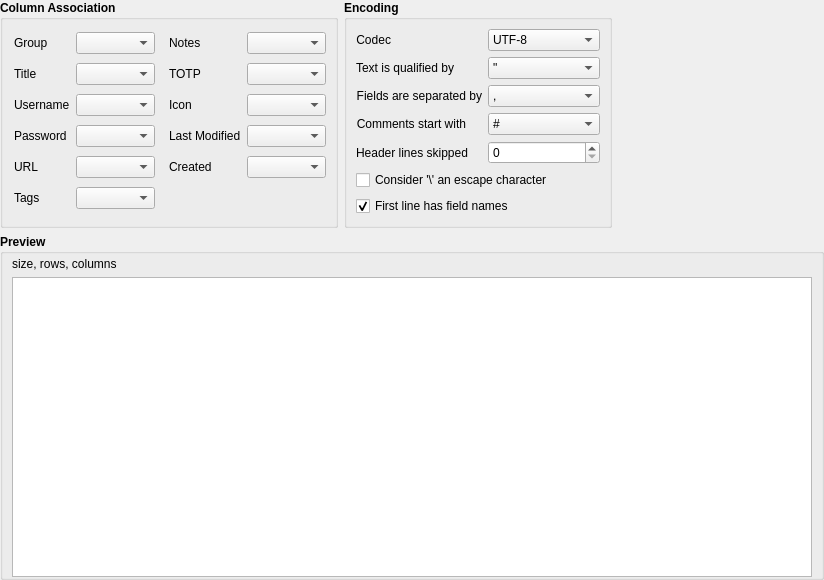
<?xml version="1.0" encoding="UTF-8"?>
<ui version="4.0">
 <class>CsvImportWidget</class>
 <widget class="QWidget" name="CsvImportWidget">
  <property name="geometry">
   <rect>
    <x>0</x>
    <y>0</y>
    <width>820</width>
    <height>523</height>
   </rect>
  </property>
  <property name="windowTitle">
   <string/>
  </property>
  <layout class="QVBoxLayout" name="verticalLayout_2">
   <property name="leftMargin">
    <number>0</number>
   </property>
   <property name="topMargin">
    <number>0</number>
   </property>
   <property name="rightMargin">
    <number>0</number>
   </property>
   <property name="bottomMargin">
    <number>0</number>
   </property>
   <item>
    <layout class="QHBoxLayout" name="parserOptionsLayout">
     <item>
      <widget class="QGroupBox" name="ColumnAssociation">
       <property name="font">
        <font>
         <weight>75</weight>
         <bold>true</bold>
        </font>
       </property>
       <property name="title">
        <string>Column Association</string>
       </property>
       <layout class="QGridLayout" name="gridLayout">
        <item row="4" column="1">
         <widget class="VaultComboBox" name="urlCombo">
          <property name="maximumSize">
           <size>
            <width>200</width>
            <height>16777215</height>
           </size>
          </property>
          <property name="sizeAdjustPolicy">
           <enum>QComboBox::AdjustToContents</enum>
          </property>
         </widget>
        </item>
        <item row="2" column="1">
         <widget class="VaultComboBox" name="usernameCombo">
          <property name="maximumSize">
           <size>
            <width>200</width>
            <height>16777215</height>
           </size>
          </property>
          <property name="sizeAdjustPolicy">
           <enum>QComboBox::AdjustToContents</enum>
          </property>
         </widget>
        </item>
        <item row="0" column="0">
         <widget class="QLabel" name="groupLabel">
          <property name="font">
           <font>
            <weight>50</weight>
            <bold>false</bold>
           </font>
          </property>
          <property name="text">
           <string>Group</string>
          </property>
          <property name="alignment">
           <set>Qt::AlignLeading|Qt::AlignLeft|Qt::AlignVCenter</set>
          </property>
          <property name="indent">
           <number>2</number>
          </property>
         </widget>
        </item>
        <item row="0" column="3">
         <widget class="QLabel" name="notesLabel">
          <property name="font">
           <font>
            <weight>50</weight>
            <bold>false</bold>
           </font>
          </property>
          <property name="text">
           <string>Notes</string>
          </property>
          <property name="alignment">
           <set>Qt::AlignLeading|Qt::AlignLeft|Qt::AlignVCenter</set>
          </property>
          <property name="indent">
           <number>2</number>
          </property>
         </widget>
        </item>
        <item row="2" column="0">
         <widget class="QLabel" name="usernameLabel">
          <property name="font">
           <font>
            <weight>50</weight>
            <bold>false</bold>
           </font>
          </property>
          <property name="text">
           <string>Username</string>
          </property>
          <property name="alignment">
           <set>Qt::AlignLeading|Qt::AlignLeft|Qt::AlignVCenter</set>
          </property>
          <property name="indent">
           <number>2</number>
          </property>
         </widget>
        </item>
        <item row="3" column="4">
         <widget class="VaultComboBox" name="lastModifiedCombo">
          <property name="maximumSize">
           <size>
            <width>200</width>
            <height>16777215</height>
           </size>
          </property>
          <property name="sizeAdjustPolicy">
           <enum>QComboBox::AdjustToContents</enum>
          </property>
         </widget>
        </item>
        <item row="2" column="4">
         <widget class="VaultComboBox" name="iconCombo">
          <property name="maximumSize">
           <size>
            <width>200</width>
            <height>16777215</height>
           </size>
          </property>
          <property name="sizeAdjustPolicy">
           <enum>QComboBox::AdjustToContents</enum>
          </property>
         </widget>
        </item>
        <item row="1" column="4">
         <widget class="VaultComboBox" name="totpCombo">
          <property name="maximumSize">
           <size>
            <width>200</width>
            <height>16777215</height>
           </size>
          </property>
          <property name="sizeAdjustPolicy">
           <enum>QComboBox::AdjustToContents</enum>
          </property>
         </widget>
        </item>
        <item row="3" column="3">
         <widget class="QLabel" name="lastModifiedLabel">
          <property name="font">
           <font>
            <weight>50</weight>
            <bold>false</bold>
           </font>
          </property>
          <property name="text">
           <string>Last Modified</string>
          </property>
          <property name="alignment">
           <set>Qt::AlignLeading|Qt::AlignLeft|Qt::AlignVCenter</set>
          </property>
          <property name="indent">
           <number>2</number>
          </property>
         </widget>
        </item>
        <item row="1" column="1">
         <widget class="VaultComboBox" name="titleCombo">
          <property name="maximumSize">
           <size>
            <width>200</width>
            <height>16777215</height>
           </size>
          </property>
          <property name="sizeAdjustPolicy">
           <enum>QComboBox::AdjustToContents</enum>
          </property>
         </widget>
        </item>
        <item row="0" column="4">
         <widget class="VaultComboBox" name="notesCombo">
          <property name="maximumSize">
           <size>
            <width>200</width>
            <height>16777215</height>
           </size>
          </property>
          <property name="sizeAdjustPolicy">
           <enum>QComboBox::AdjustToContents</enum>
          </property>
         </widget>
        </item>
        <item row="3" column="0">
         <widget class="QLabel" name="passwordLabel">
          <property name="font">
           <font>
            <weight>50</weight>
            <bold>false</bold>
           </font>
          </property>
          <property name="text">
           <string>Password</string>
          </property>
          <property name="alignment">
           <set>Qt::AlignLeading|Qt::AlignLeft|Qt::AlignVCenter</set>
          </property>
          <property name="indent">
           <number>2</number>
          </property>
         </widget>
        </item>
        <item row="0" column="2">
         <spacer name="horizontalSpacer_2">
          <property name="orientation">
           <enum>Qt::Horizontal</enum>
          </property>
          <property name="sizeType">
           <enum>QSizePolicy::Fixed</enum>
          </property>
          <property name="sizeHint" stdset="0">
           <size>
            <width>6</width>
            <height>20</height>
           </size>
          </property>
         </spacer>
        </item>
        <item row="4" column="3">
         <widget class="QLabel" name="createdLabel">
          <property name="font">
           <font>
            <weight>50</weight>
            <bold>false</bold>
           </font>
          </property>
          <property name="text">
           <string>Created</string>
          </property>
          <property name="alignment">
           <set>Qt::AlignLeading|Qt::AlignLeft|Qt::AlignVCenter</set>
          </property>
          <property name="indent">
           <number>2</number>
          </property>
         </widget>
        </item>
        <item row="4" column="4">
         <widget class="VaultComboBox" name="createdCombo">
          <property name="maximumSize">
           <size>
            <width>200</width>
            <height>16777215</height>
           </size>
          </property>
          <property name="sizeAdjustPolicy">
           <enum>QComboBox::AdjustToContents</enum>
          </property>
         </widget>
        </item>
        <item row="4" column="0">
         <widget class="QLabel" name="urlLabel">
          <property name="font">
           <font>
            <weight>50</weight>
            <bold>false</bold>
           </font>
          </property>
          <property name="text">
           <string>URL</string>
          </property>
          <property name="alignment">
           <set>Qt::AlignLeading|Qt::AlignLeft|Qt::AlignVCenter</set>
          </property>
          <property name="indent">
           <number>2</number>
          </property>
         </widget>
        </item>
        <item row="1" column="3">
         <widget class="QLabel" name="totpLabel">
          <property name="font">
           <font>
            <weight>50</weight>
            <bold>false</bold>
           </font>
          </property>
          <property name="text">
           <string>TOTP</string>
          </property>
          <property name="alignment">
           <set>Qt::AlignLeading|Qt::AlignLeft|Qt::AlignVCenter</set>
          </property>
          <property name="indent">
           <number>2</number>
          </property>
         </widget>
        </item>
        <item row="3" column="1">
         <widget class="VaultComboBox" name="passwordCombo">
          <property name="maximumSize">
           <size>
            <width>200</width>
            <height>16777215</height>
           </size>
          </property>
          <property name="sizeAdjustPolicy">
           <enum>QComboBox::AdjustToContents</enum>
          </property>
         </widget>
        </item>
        <item row="2" column="3">
         <widget class="QLabel" name="iconLabel">
          <property name="font">
           <font>
            <weight>50</weight>
            <bold>false</bold>
           </font>
          </property>
          <property name="text">
           <string>Icon</string>
          </property>
          <property name="alignment">
           <set>Qt::AlignLeading|Qt::AlignLeft|Qt::AlignVCenter</set>
          </property>
          <property name="indent">
           <number>2</number>
          </property>
         </widget>
        </item>
        <item row="1" column="0">
         <widget class="QLabel" name="titleLabel">
          <property name="font">
           <font>
            <weight>50</weight>
            <bold>false</bold>
           </font>
          </property>
          <property name="text">
           <string>Title</string>
          </property>
          <property name="alignment">
           <set>Qt::AlignLeading|Qt::AlignLeft|Qt::AlignVCenter</set>
          </property>
          <property name="indent">
           <number>2</number>
          </property>
         </widget>
        </item>
        <item row="0" column="1">
         <widget class="VaultComboBox" name="groupCombo">
          <property name="maximumSize">
           <size>
            <width>200</width>
            <height>16777215</height>
           </size>
          </property>
          <property name="sizeAdjustPolicy">
           <enum>QComboBox::AdjustToContents</enum>
          </property>
         </widget>
        </item>
        <item row="5" column="0">
         <widget class="QLabel" name="tagsLabel">
          <property name="font">
           <font>
            <weight>50</weight>
            <bold>false</bold>
           </font>
          </property>
          <property name="text">
           <string>Tags</string>
          </property>
          <property name="indent">
           <number>2</number>
          </property>
         </widget>
        </item>
        <item row="5" column="1">
         <widget class="VaultComboBox" name="tagsCombo">
          <property name="maximumSize">
           <size>
            <width>200</width>
            <height>16777215</height>
           </size>
          </property>
          <property name="sizeAdjustPolicy">
           <enum>QComboBox::AdjustToContents</enum>
          </property>
         </widget>
        </item>
       </layout>
      </widget>
     </item>
     <item>
      <widget class="QGroupBox" name="Encoding">
       <property name="font">
        <font>
         <weight>75</weight>
         <bold>true</bold>
        </font>
       </property>
       <property name="title">
        <string>Encoding</string>
       </property>
       <layout class="QFormLayout" name="formLayout">
        <item row="0" column="0">
         <widget class="QLabel" name="labelCodec">
          <property name="font">
           <font>
            <weight>50</weight>
            <bold>false</bold>
           </font>
          </property>
          <property name="text">
           <string>Codec</string>
          </property>
          <property name="alignment">
           <set>Qt::AlignRight|Qt::AlignTrailing|Qt::AlignVCenter</set>
          </property>
         </widget>
        </item>
        <item row="0" column="1">
         <widget class="VaultComboBox" name="comboBoxCodec">
          <property name="font">
           <font>
            <weight>50</weight>
            <bold>false</bold>
           </font>
          </property>
          <property name="accessibleName">
           <string>Codec</string>
          </property>
          <property name="editable">
           <bool>false</bool>
          </property>
          <property name="currentText">
           <string notr="true">UTF-8</string>
          </property>
          <item>
           <property name="text">
            <string notr="true">UTF-8</string>
           </property>
          </item>
          <item>
           <property name="text">
            <string notr="true">Windows-1252</string>
           </property>
          </item>
          <item>
           <property name="text">
            <string notr="true">UTF-16</string>
           </property>
          </item>
          <item>
           <property name="text">
            <string notr="true">UTF-16LE</string>
           </property>
          </item>
         </widget>
        </item>
        <item row="1" column="0">
         <widget class="QLabel" name="labelTextQualifier">
          <property name="font">
           <font>
            <weight>50</weight>
            <bold>false</bold>
           </font>
          </property>
          <property name="text">
           <string>Text is qualified by</string>
          </property>
          <property name="alignment">
           <set>Qt::AlignRight|Qt::AlignTrailing|Qt::AlignVCenter</set>
          </property>
         </widget>
        </item>
        <item row="1" column="1">
         <widget class="VaultComboBox" name="comboBoxTextQualifier">
          <property name="font">
           <font>
            <weight>50</weight>
            <bold>false</bold>
           </font>
          </property>
          <property name="accessibleName">
           <string>Text qualification</string>
          </property>
          <property name="editable">
           <bool>false</bool>
          </property>
          <property name="currentText">
           <string notr="true">&quot;</string>
          </property>
          <item>
           <property name="text">
            <string notr="true">&quot;</string>
           </property>
          </item>
          <item>
           <property name="text">
            <string notr="true">'</string>
           </property>
          </item>
          <item>
           <property name="text">
            <string notr="true">:</string>
           </property>
          </item>
          <item>
           <property name="text">
            <string notr="true">.</string>
           </property>
          </item>
          <item>
           <property name="text">
            <string notr="true">|</string>
           </property>
          </item>
         </widget>
        </item>
        <item row="2" column="0">
         <widget class="QLabel" name="labelFieldSeparator">
          <property name="font">
           <font>
            <weight>50</weight>
            <bold>false</bold>
           </font>
          </property>
          <property name="text">
           <string>Fields are separated by</string>
          </property>
          <property name="alignment">
           <set>Qt::AlignRight|Qt::AlignTrailing|Qt::AlignVCenter</set>
          </property>
         </widget>
        </item>
        <item row="2" column="1">
         <widget class="VaultComboBox" name="comboBoxFieldSeparator">
          <property name="font">
           <font>
            <weight>50</weight>
            <bold>false</bold>
           </font>
          </property>
          <property name="accessibleName">
           <string>Field separation</string>
          </property>
          <property name="editable">
           <bool>false</bool>
          </property>
          <property name="currentText">
           <string notr="true">,</string>
          </property>
          <item>
           <property name="text">
            <string notr="true">,</string>
           </property>
          </item>
          <item>
           <property name="text">
            <string notr="true">;</string>
           </property>
          </item>
          <item>
           <property name="text">
            <string notr="true">-</string>
           </property>
          </item>
          <item>
           <property name="text">
            <string notr="true">:</string>
           </property>
          </item>
          <item>
           <property name="text">
            <string notr="true">.</string>
           </property>
          </item>
          <item>
           <property name="text">
            <string notr="true">TAB (\t)</string>
           </property>
          </item>
         </widget>
        </item>
        <item row="3" column="0">
         <widget class="QLabel" name="labelComments">
          <property name="font">
           <font>
            <weight>50</weight>
            <bold>false</bold>
           </font>
          </property>
          <property name="text">
           <string>Comments start with</string>
          </property>
          <property name="alignment">
           <set>Qt::AlignRight|Qt::AlignTrailing|Qt::AlignVCenter</set>
          </property>
         </widget>
        </item>
        <item row="3" column="1">
         <widget class="VaultComboBox" name="comboBoxComment">
          <property name="font">
           <font>
            <weight>50</weight>
            <bold>false</bold>
           </font>
          </property>
          <property name="accessibleName">
           <string>Comments start with</string>
          </property>
          <property name="editable">
           <bool>false</bool>
          </property>
          <property name="currentText">
           <string notr="true">#</string>
          </property>
          <item>
           <property name="text">
            <string notr="true">#</string>
           </property>
          </item>
          <item>
           <property name="text">
            <string notr="true">;</string>
           </property>
          </item>
          <item>
           <property name="text">
            <string notr="true">:</string>
           </property>
          </item>
          <item>
           <property name="text">
            <string notr="true">@</string>
           </property>
          </item>
         </widget>
        </item>
        <item row="4" column="0">
         <widget class="QLabel" name="labelSkipRows">
          <property name="font">
           <font>
            <weight>50</weight>
            <bold>false</bold>
           </font>
          </property>
          <property name="text">
           <string>Header lines skipped</string>
          </property>
          <property name="alignment">
           <set>Qt::AlignRight|Qt::AlignTrailing|Qt::AlignVCenter</set>
          </property>
         </widget>
        </item>
        <item row="4" column="1">
         <widget class="QSpinBox" name="spinBoxSkip">
          <property name="font">
           <font>
            <weight>50</weight>
            <bold>false</bold>
           </font>
          </property>
          <property name="accessibleName">
           <string>Number of header lines to discard</string>
          </property>
         </widget>
        </item>
        <item row="5" column="0" colspan="2">
         <widget class="QCheckBox" name="checkBoxBackslash">
          <property name="font">
           <font>
            <weight>50</weight>
            <bold>false</bold>
           </font>
          </property>
          <property name="text">
           <string>Consider '\' an escape character</string>
          </property>
         </widget>
        </item>
        <item row="6" column="0" colspan="2">
         <widget class="QCheckBox" name="checkBoxFieldNames">
          <property name="font">
           <font>
            <weight>50</weight>
            <bold>false</bold>
           </font>
          </property>
          <property name="text">
           <string>First line has field names</string>
          </property>
          <property name="checked">
           <bool>true</bool>
          </property>
         </widget>
        </item>
       </layout>
      </widget>
     </item>
     <item>
      <spacer name="horizontalSpacer">
       <property name="orientation">
        <enum>Qt::Horizontal</enum>
       </property>
       <property name="sizeHint" stdset="0">
        <size>
         <width>40</width>
         <height>20</height>
        </size>
       </property>
      </spacer>
     </item>
    </layout>
   </item>
   <item>
    <widget class="QGroupBox" name="previewLayout">
     <property name="font">
      <font>
       <weight>75</weight>
       <bold>true</bold>
      </font>
     </property>
     <property name="title">
      <string>Preview</string>
     </property>
     <property name="checkable">
      <bool>false</bool>
     </property>
     <layout class="QVBoxLayout" name="verticalLayout" stretch="0,0">
      <property name="topMargin">
       <number>3</number>
      </property>
      <property name="bottomMargin">
       <number>0</number>
      </property>
      <item>
       <widget class="QLabel" name="labelSizeRowsCols">
        <property name="font">
         <font>
          <weight>50</weight>
          <bold>false</bold>
         </font>
        </property>
        <property name="text">
         <string>size, rows, columns</string>
        </property>
       </widget>
      </item>
      <item>
       <widget class="QTableView" name="tableViewFields">
        <property name="sizePolicy">
         <sizepolicy hsizetype="Expanding" vsizetype="Expanding">
          <horstretch>0</horstretch>
          <verstretch>0</verstretch>
         </sizepolicy>
        </property>
        <property name="minimumSize">
         <size>
          <width>800</width>
          <height>300</height>
         </size>
        </property>
        <property name="font">
         <font>
          <weight>50</weight>
          <bold>false</bold>
         </font>
        </property>
        <property name="accessibleName">
         <string>CSV import preview</string>
        </property>
        <property name="cornerButtonEnabled">
         <bool>false</bool>
        </property>
        <attribute name="horizontalHeaderVisible">
         <bool>true</bool>
        </attribute>
       </widget>
      </item>
     </layout>
    </widget>
   </item>
  </layout>
 </widget>
 <customwidgets>
  <customwidget>
   <class>VaultComboBox</class>
   <extends>QComboBox</extends>
   <header>gui/vault/VaultControls.h</header>
  </customwidget>
 </customwidgets>
 <tabstops>
  <tabstop>comboBoxCodec</tabstop>
  <tabstop>comboBoxTextQualifier</tabstop>
  <tabstop>comboBoxFieldSeparator</tabstop>
  <tabstop>comboBoxComment</tabstop>
  <tabstop>tableViewFields</tabstop>
 </tabstops>
 <resources/>
 <connections/>
</ui>
